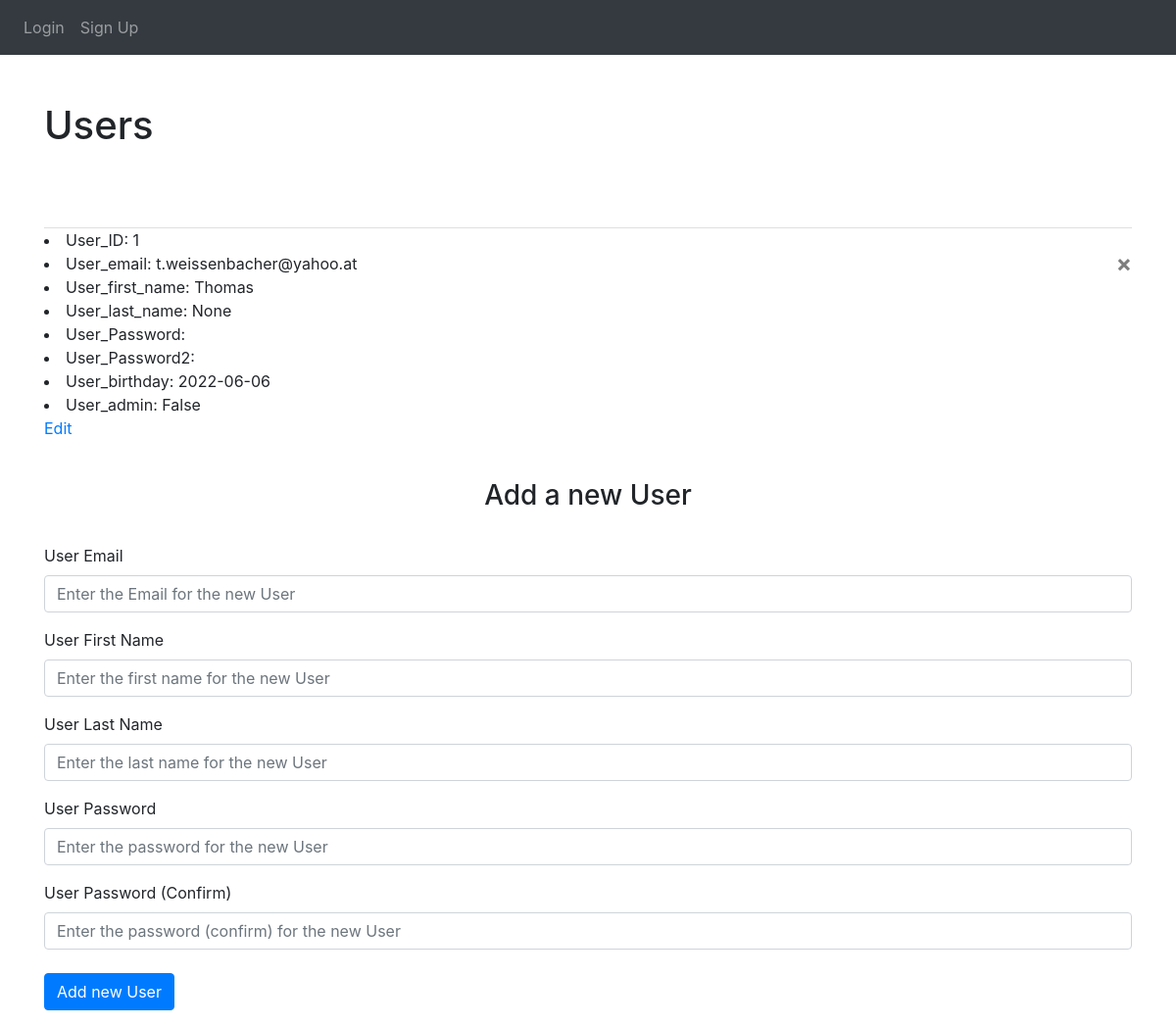
The app's page /all_users, older data.
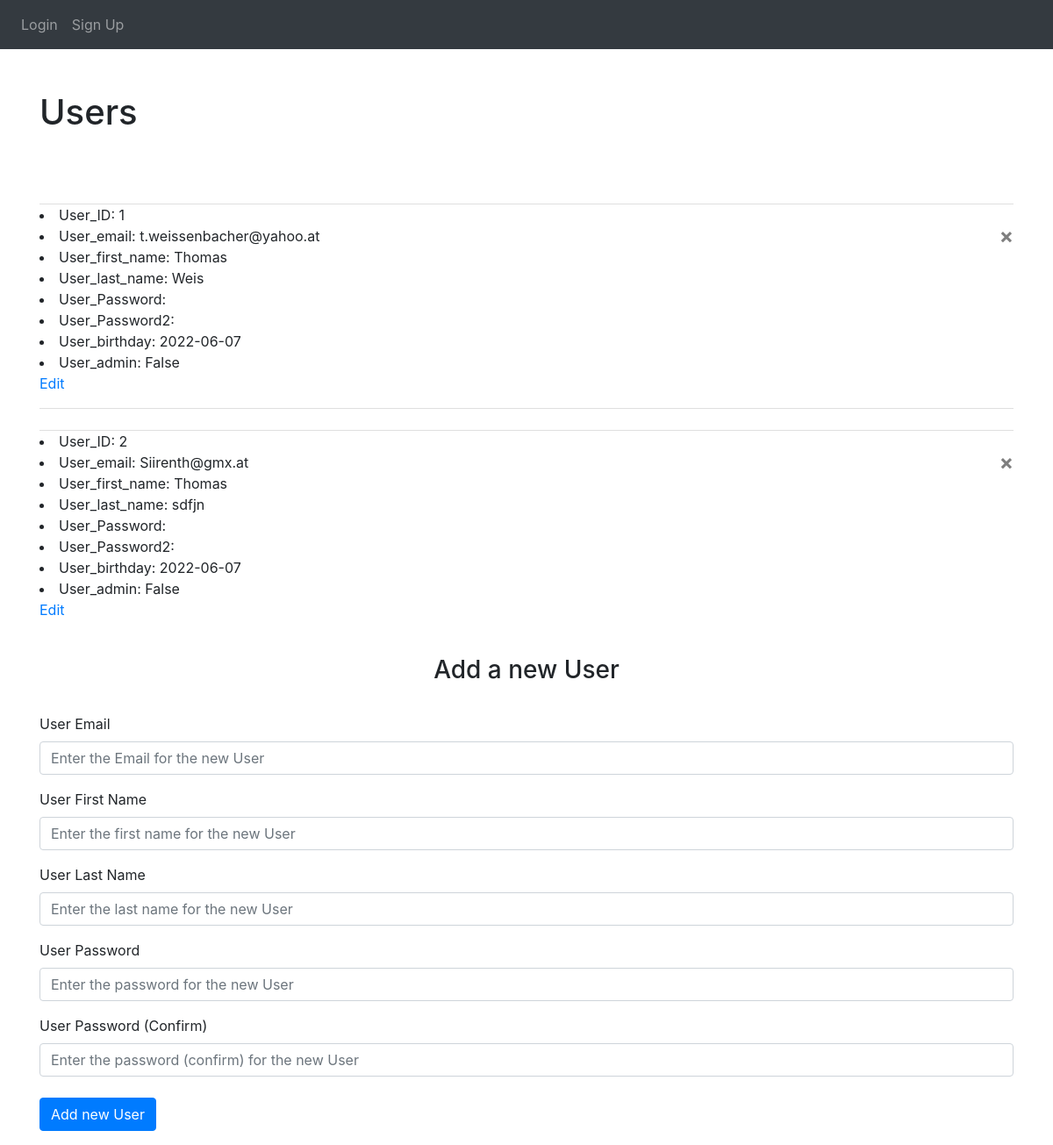
The same page, newer data.
### website/models.py (models this page shows)
class User(db.Model, UserMixin):
    id = db.Column(db.Integer, primary_key=True)
    email = db.Column(db.String(150), unique=True)
    password = db.Column(db.String(150))
    first_name = db.Column(db.String(150))
    last_name = db.Column(db.String(150))
    birthday = db.Column(db.Date, default=func.now())
    admin = db.Column(db.Boolean, default=False)

### website/views.py (the view, shortened to what this page needs)
@views.route('/all_users', methods=['GET', 'POST'])
def get_all_users():
    all_users = User.query.all()
    return render_template("users.html", user=current_user, all_users=all_users)

### website/templates/users.html (shortened to what this page needs)
{% extends "base.html" %}
{% block content %}
    <h1 class="py-5">Users</h1>
    <u1 class="list-group list-group-flush" id="users-list">
        {% for u in all_users %}
            <li class="list-group-item">
                <li>
                    <span class="field-name">User_ID:</span>
                    <span class="field-value">{{ u.id }}</span>
                </li>
                <li>
                    <span class="field-name">User_email:</span>
                    <span class="field-value">{{ u.email }}</span>
                    <button type="button" class="close" onClick="deleteUser({{ u.id }})">
                        <span aria-hidden="true">&times;</span>
                    </button>
                </li>
                <li>
                    <span class="field-name">User_first_name:</span>
                    <span class="field-value">{{ u.first_name }}</span>
                </li>
                <li>
                    <span class="field-name">User_last_name:</span>
                    <span class="field-value">{{ u.last_name }}</span>
                </li>
                <li>
                    <span class="field-name">User_Password:</span>
                </li>
                <li>
                    <span class="field-name">User_Password2:</span>
                </li>
                <li>
                    <span class="field-name">User_birthday:</span>
                    <span class="field-value">{{ u.birthday }}</span>
                </li>
                <li>
                    <span class="field-name">User_admin:</span>
                    <span class="field-value">{{ u.admin }}</span>
                    {% if user == current_user %}
                    <p><a href="/edit_users/{{ u.id }}">Edit</a></p>
                    {% endif %}
                </li>
            </li>
        {% endfor %}
    </u1>
<br />
<form method="POST">
  <h3 align="center">Add a new User</h3>
  <br />
  <div class="form-group">
    <label for="us_email">User Email</label>
    <input
      type="email"
      class="form-control"
      id="us_email"
      name="us_email"
      placeholder="Enter the Email for the new User"
    />
  </div>
  <div class="form-group">
    <label for="us_first_name">User First Name</label>
    <input
      type="text"
      class="form-control"
      id="us_first_name"
      name="us_first_name"
      placeholder="Enter the first name for the new User"
    />
  </div>
  <div class="form-group">
    <label for="us_last_name">User Last Name</label>
    <input
      type="text"
      class="form-control"
      id="us_last_name"
      name="us_last_name"
      placeholder="Enter the last name for the new User"
    />
  </div>
  <div class="form-group">
    <label for="us_password1">User Password</label>
    <input
      type="password"
      class="form-control"
      id="us_password1"
      name="us_password1"
      placeholder="Enter the password for the new User"
    />
  </div>
  <div class="form-group">
    <label for="us_password2">User Password (Confirm)</label>
    <input
      type="password"
      class="form-control"
      id="us_password2"
      name="us_password2"
      placeholder="Enter the password (confirm) for the new User"
    />
  <br />
  <button type="add" class="btn btn-primary">Add new User</button>
</form>
{% endblock %}

Row changes from the older to the newer data that the page shows:
changed User "t.weissenbacher@yahoo.at": last_name "None" → "Weis"; birthday "2022-06-06" → "2022-06-07"
added User: id "2", email "Siirenth@gmx.at", first_name "Thomas", last_name "sdfjn", birthday "2022-06-07", admin "False"
